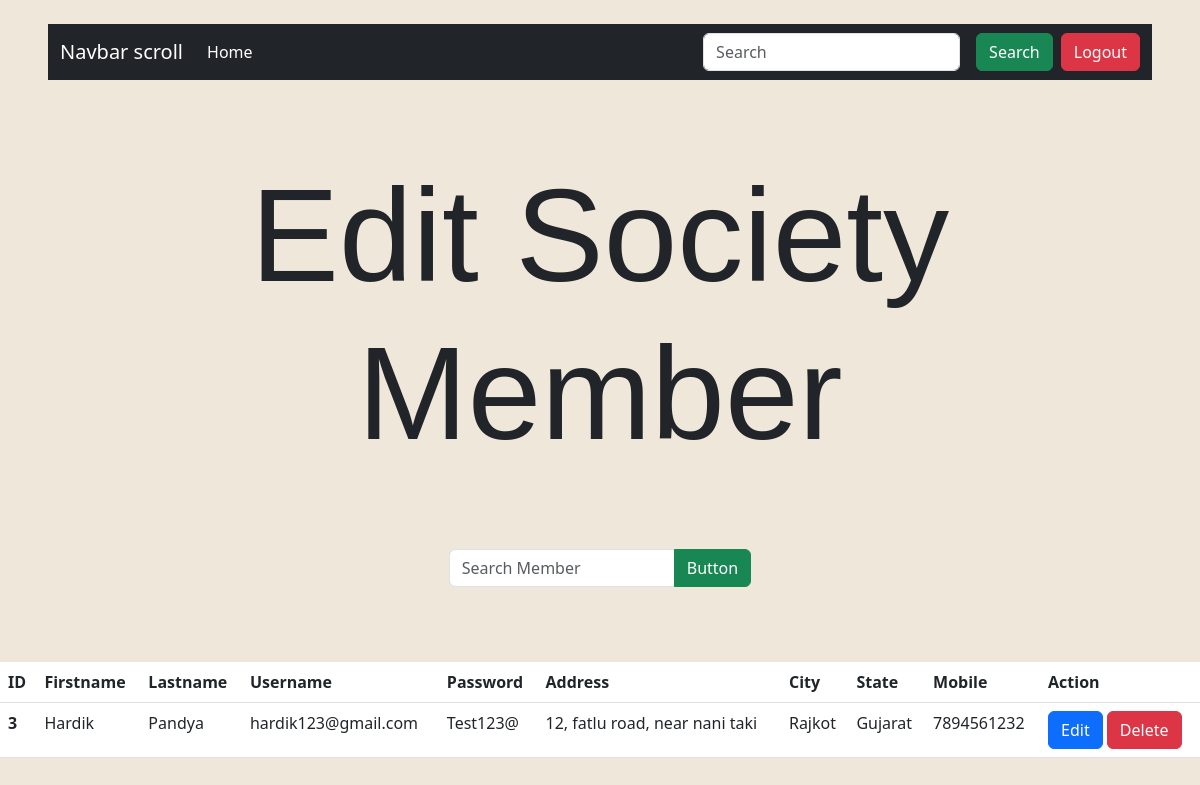
Page /editwatchmen/ on the committed database.
### myapp/models.py (models this page shows)
class watchmans_model (models.Model):
    created = models.DateTimeField(default=datetime.now(),blank=True)
    cate = models.CharField(max_length=15,default='Watchman',blank=True)
    firstname = models.CharField(max_length=50)
    lastname = models.CharField(max_length=50)
    username = models.EmailField(max_length=50)
    password = models.CharField(max_length=12)
    address = models.TextField()
    city = models.CharField(max_length=20)
    state = models.CharField(max_length=20)
    Mobile = models.BigIntegerField()

### myapp/views.py (the view, shortened to what this page needs)
# urls.py: path('editwatchmen/',views.editwatchmen,name='editwatchmen'),
def editwatchmen(request):
    category = request.session.get('category')
    watch_data = watchmans_model.objects.all()
    return render(request, 'editwatchmen.html', {'watch_data': watch_data, 'category': category})

### templates/editwatchmen.html (shortened to what this page needs)
{% extends "base.html"%}
{% block content %}
<div class="container" style="margin-bottom: 2cm; margin-top: 2cm; ">
    <center>
        <h1 style="font-size: 35mm; font-family: 'Franklin Gothic Medium', 'Arial Narrow', Arial, sans-serif;">Edit
            Society Member</h1>
    </center>
</div>
<div class="container" style="margin-bottom: 2cm; ">
    <center>
        <div class="input-group" style="width: 8cm;">
            <input type="text" class="form-control" placeholder="Search Member" aria-label="Search username"
                aria-describedby="button-addon2">
            <button class="btn btn-success" type="button" id="button-addon2">Button</button>
        </div>
    </center>
</div>
<table class="table">
    <thead>
        <tr>
            <th>ID</th>
            <th>Firstname</th>
            <th>Lastname</th>
            <th>Username</th>
            <th>Password</th>
            <th>Address</th>
            <th>City</th>
            <th>State</th>
            <th>Mobile</th>
            <th>Action</th>
        </tr>
    </thead>
    {% for i in watch_data %}
    <tbody>
        <tr>
            <th>{{i.id}}</th>
            <td>{{i.firstname}}</td>
            <td>{{i.lastname}}</td>
            <td>{{i.username}}</td>
            <td>{{i.password}}</td>
            <td>{{i.address}}</td>
            <td>{{i.city}}</td>
            <td>{{i.state}}</td>
            <td>{{i.Mobile}}</td>
            <td>
                <button type="button" class="btn btn-primary" data-bs-toggle="modal" data-bs-target="#{{i.id}}">
                    Edit
                </button>
                <button class="btn btn-danger" type="button" data-bs-toggle="offcanvas" data-bs-target="#offcanvasTop{{i.id}}"
                    aria-controls="offcanvasTop">Delete</button>
            </td>
        </tr>
    </tbody>
    {% endfor %}
</table>
{% endblock %}

### rows in the picture
watchmans_model: id "3", firstname "Hardik", lastname "Pandya", username "hardik123@gmail.com", password "Test123@", address "12, fatlu road, near nani taki", city "Rajkot", state "Gujarat", Mobile "7894561232"
